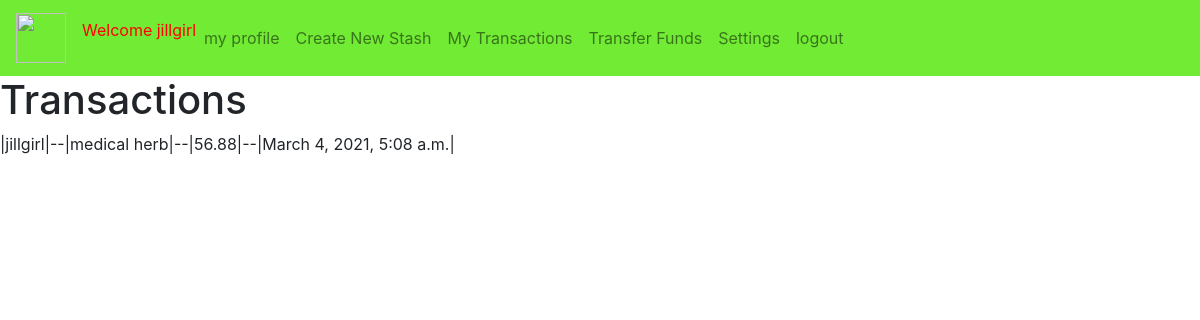
The app's page /profilee/transactions/ (signed in) with its own data.
### user_profile/models.py (models this page shows, shortened)
class Transactions(models.Model):
	date = models.DateTimeField(auto_now_add=True)
	name_of_stash = models.CharField(max_length=40, null=True)
	amount_of_stash = models.FloatField(null=True)
	theuser = models.ForeignKey(settings.AUTH_USER_MODEL, on_delete=models.CASCADE, null=True)

### user_profile/views.py (the view)
# urls.py: path('transactions/',views.transactions, name='transactions' ),
@login_required
def transactions(requests):
	context = {'tt': Transactions.objects.filter(theuser=requests.user)}
	return render(requests, 'transactions.html', context)

### user_profile/templates/transactions.html
{% extends "main_page.html" %}
{% block userprofilehome %}
<h1>Transactions</h1>
{% for x in tt %}
<p>
|{{x.theuser}}|--|{{x.name_of_stash}}|--|{{x.amount_of_stash}}|--|{{x.date}}|
</p>
{% endfor %}
{% endblock userprofilehome %}

### mapp/templates/main_page.html (shortened to what this page needs)
{% load static %}
<!doctype html>
<html lang="en">
  <head>
    <link rel="stylesheet" href="https://stackpath.bootstrapcdn.com/bootstrap/4.3.1/css/bootstrap.min.css">
    <link rel="stylesheet" type="text/css" href="{% static 'css/mapp.css' %}">
  </head>
  <body>
  	<div>
  		<nav id='mn' class="navbar navbar-expand-lg navbar-light bg-light">
		  <a class="navbar-brand" href="{% url 'mainpageview'%}"><img src="https://previews.123rf.com/images/photoart23d/photoart23d1808/photoart23d180800252/106536568-letter-b-3d-green-isolated-on-white-with-shadow-orthogonal-projection-3d-rendering.jpg" width="50" height="50" /></a>
		  <div class="collapse navbar-collapse" id="navbarNavAltMarkup">
		    <div class="navbar-nav">
          {%if user.is_authenticated %}
            Welcome {{user.username}}
            <a id='myprofile' class="nav-item nav-link" href="{% url 'profilee'%}">my profile </a>
            <a class="nav-item nav-link" href="{% url 'createstash'%}">Create New Stash</a>
            <a class="nav-item nav-link" href="{% url 'transactions'%}">My Transactions</a>
            <a class="nav-item nav-link" href="{% url 'transfers'%}">Transfer Funds</a>
            <a class="nav-item nav-link" href="{% url 'settingspage'%}">Settings</a>
            <a class="nav-item nav-link" href="{% url 'logout'%}">logout</a>
          {%else%}
  		      <a id='signin' class="nav-item nav-link" href="{% url 'login'%}">Sign in </a>
  		      <a class="nav-item nav-link" href="{% url 'reg'%}">register</a>
            <a class="nav-item nav-link" href="{% url 'contact_us'%}">contact us</a>
            <a class="nav-item nav-link" href="{% url 'about_us'%}">about us</a>
          {%endif%}
		    </div>
  		  </div>
		</nav>
  	</div>
    {% block userprofilehome %}{% endblock userprofilehome %}
  </body>
</html>

### mapp/static/css/mapp.css (style rules this page uses)
.navbar { color: red; background-color: #71eb34 !important; }

### records on screen
Transactions: theuser "jillgirl", name_of_stash "medical herb", amount_of_stash "56.88", date "March 4, 2021, 5:08 a.m."

### other values on screen
{{ user.username }} "jillgirl"
